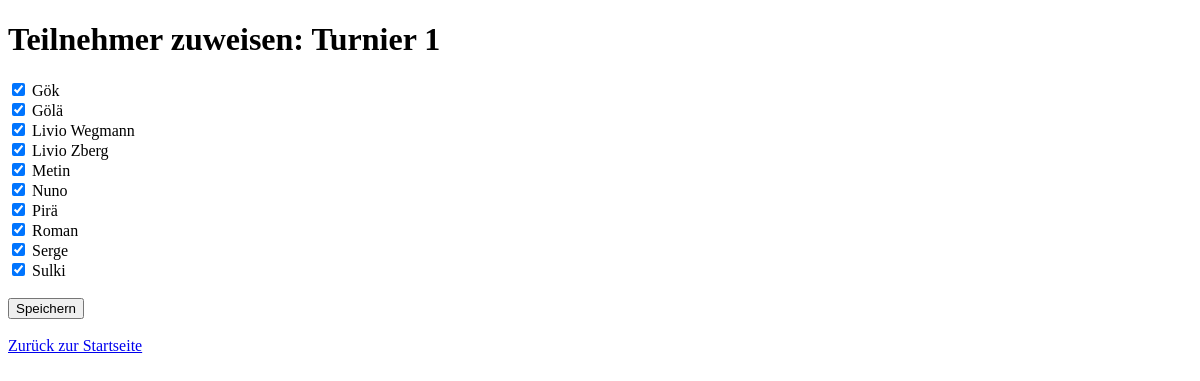
The page /event/1/teilnehmer on the database as committed earlier.
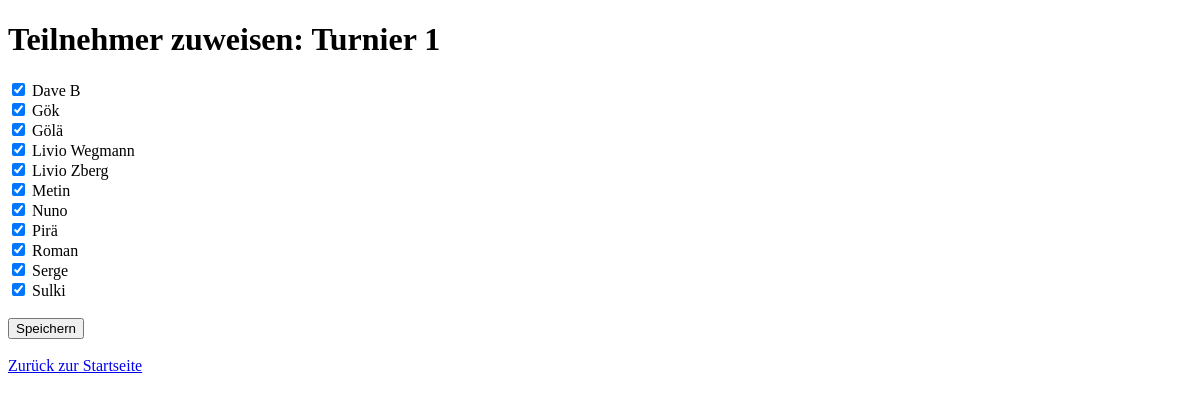
The same page on the database as committed later.
### app/models.py (models this page shows)
class Teilnehmer(db.Model):
    id = db.Column(db.Integer, primary_key=True)
    name = db.Column(db.String(100), nullable=False)

### app/routes.py (the view, shortened to what this page needs)
@app.route("/event/<int:event_id>/teilnehmer", methods=["GET", "POST"])
def zuweise_teilnehmer(event_id):
    event = Event.query.get_or_404(event_id)
    alle_teilnehmer = Teilnehmer.query.order_by(Teilnehmer.name).all()
    bestehende_ids = [te.teilnehmer_id for te in TeilnehmerEvent.query.filter_by(event_id=event.id).all()]
    return render_template("event_teilnehmer_zuweisung.html", event=event, teilnehmer=alle_teilnehmer, bestehende_ids=bestehende_ids)

### app/templates/event_teilnehmer_zuweisung.html (shortened to what this page needs)
<!DOCTYPE html>
<html lang="de">
<head>
</head>
<body>
    <h1>Teilnehmer zuweisen: {{ event.name }}</h1>
    <form method="POST">
        {% for t in teilnehmer %}
            <input type="checkbox" name="teilnehmer" value="{{ t.id }}"
                   {% if t.id in bestehende_ids %}checked{% endif %}>
            {{ t.name }}<br>
        {% endfor %}
        <br>
        <input type="submit" value="Speichern">
    </form>
    <br>
    <a href="{{ url_for('index') }}">Zurück zur Startseite</a>
</body>
</html>

Rows that differ between the two databases and show on the page:
added Teilnehmer: teilnehmer "☑", name "Dave B"
